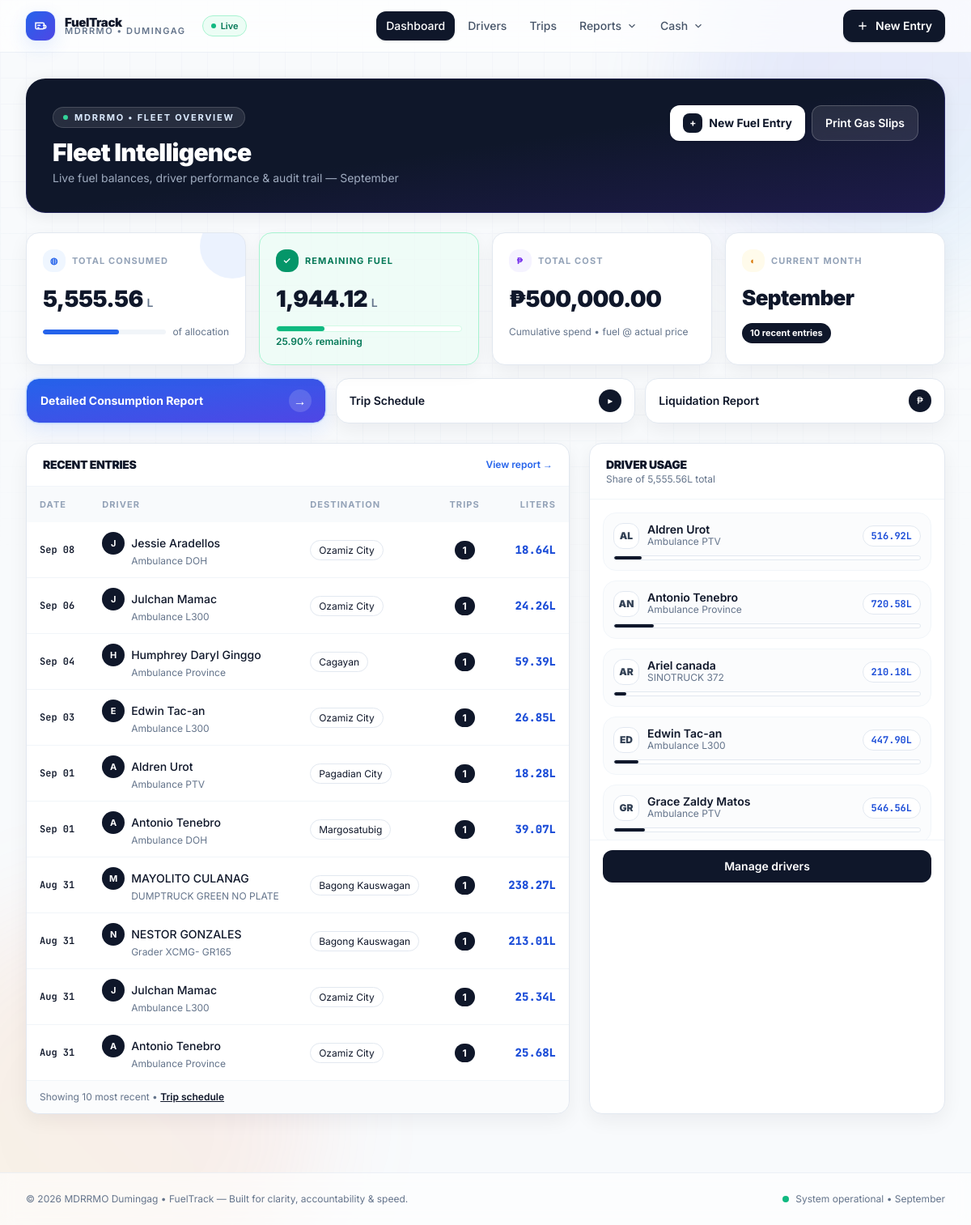
The page / on the database its author committed.
### fuel/models.py (models this page shows, shortened)
class FuelConsumption(models.Model):
    reference_number = models.PositiveIntegerField(default=1)
    AMBULANCE_DESTINATION_CHOICES = [
        ('dipolog', 'Dipolog'),
        ('cagayan', 'Cagayan'),
        ('margosatubig', 'Margosatubig'),
        ('pagadian_city', 'Pagadian City'),
        ('ozamiz_city', 'Ozamiz City'),
        ('zamboanga_city', 'Zamboanga City'),
        ('davao_city', 'Davao City'),
        ('ipil', 'Ipil'),
        ('sindangan', 'Sindangan'),
        ('molave_blancia_hospital', 'Molave Blancia Hospital'),  # New destination
    ]
    HEAVY_EQUIPMENT_DESTINATION_CHOICES = [
        ('local', 'Local Area'),
    ]
    MAHAYAG_SPECIAL_CHOICE = [('mahayag', 'Mahayag Medicare')]
    DESTINATION_CHOICES = AMBULANCE_DESTINATION_CHOICES + HEAVY_EQUIPMENT_DESTINATION_CHOICES + MAHAYAG_SPECIAL_CHOICE
    PURPOSE_CHOICES = [
        ('Transport Patient', 'Transport Patient'),
        ('landslide sinonok', 'Landslide Sinonok'),
        ('landslide bag-ong kauswagan', 'Landslide Bag-ong Kauswagan'),
        ('landslide macasing', 'Landslide Macasing'),
        ('mahayag medicare', 'Mahayag Medicare'),
    ]
    driver = models.ForeignKey('Driver', on_delete=models.CASCADE)
    date = models.DateField()
    trip_number = models.PositiveIntegerField(default=1)
    number_of_trips = models.PositiveIntegerField(default=1)
    purpose = models.CharField(max_length=255, choices=PURPOSE_CHOICES, default="Transport Patient")
    destination = models.CharField(max_length=100, choices=DESTINATION_CHOICES, default='local')
    total_liters = models.FloatField()
    cost = models.FloatField()
    vehicle = models.CharField(max_length=100)
    actual_fuel_price = models.FloatField(default=62.00)  # Default to 62.00 for backward compatibility
    departure_time = models.TimeField(null=True, blank=True)
    arrival_time = models.TimeField(null=True, blank=True)
    return_departure_time = models.TimeField(null=True, blank=True)
    return_arrival_time = models.TimeField(null=True, blank=True)
    starting_balance = models.FloatField(null=True, blank=True)  # Starting fuel in tank
    finished_balance = models.FloatField(null=True, blank=True)  # Ending fuel in tank
    consumed_liters = models.FloatField(null=True, blank=True)  # Fuel consumed during trip
    passenger_name = models.CharField(max_length=255, null=True, blank=True)
    or_number = models.CharField(max_length=50, null=True, blank=True)
    MIN_LITERS_PER_TRIP = 17.69
    MAX_LITERS_PER_TRIP = 26.54
    FUEL_PRICE = 62.00 #per liter
    TOTAL_FUEL_ALLOCATION = 5017.135  # 311062.35 / 62.00 = 5017.135 liters
    DESTINATION_BUDGET_MAP = {
        'dipolog': 2500,
        'cagayan': 5000,
        'margosatubig': 2000,
        'pagadian_city': 1000,
        'ozamiz_city': 1500,
        'zamboanga_city': 5000,
        'davao_city': 5000,
        'ipil': 3500,
        'sindangan': 1500,
        'local': 2000,  # Default budget for local trips
        'molave_blancia_hospital': 800,  # New destination budget
    }
    MAHAYAG_BUDGET_UTILIZATION = 900  # Budget available for mahayag special cases (less than ₱1,000)
    HEAVY_EQUIPMENT_FUEL = 400  # Backhoe and Dumptruck consume 400L each
    class Meta:
        unique_together = ('driver', 'date', 'trip_number')

class Driver(models.Model):
    name = models.CharField(max_length=100, unique=True)
    vehicle = models.CharField(max_length=100)
    class Meta:
        verbose_name = "Driver"
        verbose_name_plural = "Drivers"

### fuel/views.py (the view)
# urls.py: path('', views.DashboardView.as_view(), name='dashboard'),
class DashboardView(ListView):
    template_name = 'fuel/dashboard.html'
    context_object_name = 'fuel_entries'
    def get_queryset(self):
        return FuelConsumption.objects.order_by('-date')[:10]
    def get_context_data(self, **kwargs):
        context = super().get_context_data(**kwargs)
        total_consumed = FuelConsumption.objects.aggregate(
            Sum('total_liters')
        )['total_liters__sum'] or 0
        first_record = FuelConsumption.objects.first()
        if first_record and first_record.actual_fuel_price == 63.00:
            total_fuel = 5444.10  # 342978.36 / 63.00
        else:
            total_fuel = 7499.68
        remaining_fuel = total_fuel - total_consumed
        total_cost = FuelConsumption.objects.aggregate(
            Sum('cost')
        )['cost__sum'] or 0
        context.update({
            'total_consumed': round(total_consumed, 2),
            'remaining_fuel': round(remaining_fuel, 2),
            'remaining_percentage': round((remaining_fuel / total_fuel) * 100, 1),
            'total_cost': round(total_cost, 2),
            'drivers': Driver.objects.annotate(
                total_used=Sum('fuelconsumption__total_liters')
            ),
            'current_month': datetime.now().strftime('%B')
        })
        return context

### fuel/templatetags/custom_filters.py (called while the page is built)
@register.filter
def div(value, arg):
    if value is None or arg is None:
        return 0  # or return an empty string, or any fallback value you'd prefer
    try:
        result = float(value) / float(arg)  # Simple division for price per liter calculation
        return round(result, 2)  # Round to 2 decimal places to avoid floating point precision issues
    except (ValueError, ZeroDivisionError):
        return 0

@register.filter
def multiply(value, arg):
    try:
        return value * arg
    except (ValueError, TypeError):
        return 0

### templates/fuel/dashboard.html (shortened to what this page needs)
{% extends "base.html" %}
{% load custom_filters  humanize %}
{% block content %}
<div class="rounded-[24px] bg-gradient-to-br from-slate-900 to-indigo-900 p-[1px] shadow-card">
    <div class="rounded-[23px] bg-gradient-to-br from-slate-900 via-slate-900 to-indigo-950 p-6 sm:p-8">
        <div class="flex flex-wrap items-start justify-between gap-4">
            <div>
                <p class="inline-flex items-center gap-2 rounded-full border border-white/15 bg-white/10 px-3 py-1 text-[11px] font-bold tracking-[0.16em] text-blue-100 uppercase backdrop-blur">
                    <span class="h-1.5 w-1.5 rounded-full bg-emerald-400"></span> MDRRMO • Fleet Overview
                </p>
                <h1 class="mt-3 text-3xl font-black tracking-tight text-white">Fleet Intelligence</h1>
                <p class="mt-1 text-sm text-blue-100/70">Live fuel balances, driver performance & audit trail — {{ current_month }}</p>
            </div>
            <div class="flex flex-wrap gap-2">
                <a href="{% url 'fuel_new' %}" class="inline-flex items-center gap-2 rounded-xl bg-white px-4 py-2.5 text-sm font-bold text-slate-900 shadow hover:bg-slate-50">
                    <span class="h-6 w-6 rounded-lg bg-slate-900 text-white grid place-items-center text-xs">+</span> New Fuel Entry
                </a>
                <a href="{% url 'gas_slip_print' %}" class="inline-flex items-center gap-2 rounded-xl border border-white/20 bg-white/10 px-4 py-2.5 text-sm font-semibold text-white backdrop-blur hover:bg-white/15">Print Gas Slips</a>
            </div>
        </div>
    </div>
</div>
<div class="mt-6 grid grid-cols-1 sm:grid-cols-2 lg:grid-cols-4 gap-4">
    <div class="rounded-2xl border border-slate-200 bg-white p-5 shadow-soft relative overflow-hidden">
        <div class="absolute -right-6 -top-6 h-20 w-20 rounded-full bg-blue-500/10"></div>
        <p class="text-[11px] font-bold tracking-widest text-slate-400 uppercase flex items-center gap-2">
            <span class="h-7 w-7 rounded-xl bg-blue-50 text-blue-600 grid place-items-center">◍</span> Total Consumed
        </p>
        <p class="mt-3 text-[28px] font-black tracking-tight text-slate-900">{{ total_consumed|floatformat:2|intcomma }} <span class="text-sm font-semibold text-slate-500">L</span></p>
        <div class="mt-3 flex items-center gap-2 text-xs text-slate-500">
            <span class="h-1.5 flex-1 rounded-full bg-slate-100 overflow-hidden"><span class="block h-full w-[62%] rounded-full bg-blue-600"></span></span>
            of allocation
        </div>
    </div>
    <div class="rounded-2xl border border-emerald-200 bg-emerald-50/70 p-5 shadow-soft relative overflow-hidden">
        <p class="text-[11px] font-bold tracking-widest text-emerald-700 uppercase flex items-center gap-2">
            <span class="h-7 w-7 rounded-xl bg-emerald-600 text-white grid place-items-center">✓</span> Remaining Fuel
        </p>
        <p class="mt-3 text-[28px] font-black tracking-tight text-slate-900">{{ remaining_fuel|floatformat:2|intcomma }} <span class="text-sm font-semibold text-slate-500">L</span></p>
        <div class="mt-3 h-2 rounded-full bg-white overflow-hidden border border-emerald-100">
            <div class="h-full rounded-full bg-emerald-500 transition-all" style="width: {{ remaining_percentage|floatformat:2|intcomma }}%"></div>
        </div>
        <p class="mt-1 text-xs font-semibold text-emerald-700">{{ remaining_percentage|floatformat:2|intcomma }}% remaining</p>
    </div>
    <div class="rounded-2xl border border-slate-200 bg-white p-5 shadow-soft">
        <p class="text-[11px] font-bold tracking-widest text-slate-400 uppercase flex items-center gap-2">
            <span class="h-7 w-7 rounded-xl bg-violet-50 text-violet-600 grid place-items-center">₱</span> Total Cost
        </p>
        <p class="mt-3 text-[28px] font-black tracking-tight text-slate-900">₱{{ total_cost|floatformat:2|intcomma }}</p>
        <p class="mt-3 text-xs text-slate-500">Cumulative spend • fuel @ actual price</p>
    </div>
    <div class="rounded-2xl border border-slate-200 bg-white p-5 shadow-soft">
        <p class="text-[11px] font-bold tracking-widest text-slate-400 uppercase flex items-center gap-2">
            <span class="h-7 w-7 rounded-xl bg-amber-50 text-amber-600 grid place-items-center">◐</span> Current Month
        </p>
        <p class="mt-3 text-[26px] font-black tracking-tight text-slate-900">{{ current_month }}</p>
        <p class="mt-3 inline-flex rounded-full bg-slate-900 px-2.5 py-1 text-[11px] font-bold text-white">{{ fuel_entries|length }} recent entries</p>
    </div>
</div>
<div class="mt-4 grid grid-cols-1 sm:grid-cols-3 gap-3">
    <a href="{% url 'fuel_consumption_detailed_report' %}" class="rounded-2xl border border-blue-200 bg-gradient-to-br from-blue-600 to-indigo-600 p-[1px] shadow-glow">
        <span class="flex items-center justify-between rounded-[15px] bg-gradient-to-br from-blue-600 to-indigo-600 px-4 py-3 text-white">
            <span class="text-sm font-bold">Detailed Consumption Report</span><span class="h-7 w-7 rounded-full bg-white/15 grid place-items-center">→</span>
        </span>
    </a>
    <a href="{% url 'trip_schedule' %}" class="rounded-2xl border border-slate-200 bg-white px-4 py-3 flex items-center justify-between hover:bg-slate-50 shadow-soft">
        <span class="text-sm font-semibold text-slate-900">Trip Schedule</span><span class="h-7 w-7 rounded-full bg-slate-900 text-white grid place-items-center text-xs">▸</span>
    </a>
    <a href="{% url 'liquidation_report' %}" class="rounded-2xl border border-slate-200 bg-white px-4 py-3 flex items-center justify-between hover:bg-slate-50 shadow-soft">
        <span class="text-sm font-semibold text-slate-900">Liquidation Report</span><span class="h-7 w-7 rounded-full bg-slate-900 text-white grid place-items-center text-xs">₱</span>
    </a>
</div>
<div class="mt-6 grid grid-cols-1 lg:grid-cols-5 gap-6">
    <div class="lg:col-span-3 rounded-2xl border border-slate-200 bg-white shadow-soft overflow-hidden">
        <div class="flex items-center justify-between border-b border-slate-100 px-5 py-4">
            <h2 class="text-sm font-black tracking-tight uppercase">Recent Entries</h2>
            <a href="{% url 'fuel_consumption_detailed_report' %}" class="text-xs font-semibold text-blue-600 hover:text-blue-700">View report →</a>
        </div>
        <div class="overflow-x-auto">
            <table class="w-full text-sm">
                <thead class="bg-slate-50 text-[11px] font-bold tracking-widest text-slate-400 uppercase">
                    <tr>
                        <th class="px-4 py-3 text-left">Date</th>
                        <th class="px-4 py-3 text-left">Driver</th>
                        <th class="px-4 py-3 text-left">Destination</th>
                        <th class="px-4 py-3 text-center">Trips</th>
                        <th class="px-4 py-3 text-right">Liters</th>
                    </tr>
                </thead>
                <tbody class="divide-y divide-slate-100">
                    {% for entry in fuel_entries %}
                    <tr class="hover:bg-slate-50/80">
                        <td class="px-4 py-3 whitespace-nowrap font-mono text-xs font-semibold">{{ entry.date|date:"M d" }}</td>
                        <td class="px-4 py-3">
                            <span class="inline-flex items-center gap-2">
                                <span class="h-7 w-7 rounded-full bg-slate-900 text-white grid place-items-center text-[11px] font-bold">{{ entry.driver.name|slice:":1" }}</span>
                                <span class="font-medium text-slate-900">{{ entry.driver.name }}</span>
                            </span>
                            <span class="block text-xs text-slate-500 ml-9">{{ entry.vehicle }}</span>
                        </td>
                        <td class="px-4 py-3"><span class="rounded-full border border-slate-200 bg-white px-2.5 py-1 text-xs">{{ entry.get_destination_display|default:"Local" }}</span></td>
                        <td class="px-4 py-3 text-center"><span class="rounded-full bg-slate-900 px-2.5 py-1 text-xs font-bold text-white">{{ entry.number_of_trips }}</span></td>
                        <td class="px-4 py-3 text-right font-mono text-sm font-black text-blue-700">{{ entry.total_liters|floatformat:2|intcomma }}L</td>
                    </tr>
                    {% empty %}
                    <tr><td colspan="5" class="px-6 py-10 text-center text-slate-500">No entries yet — create your first fuel entry.</td></tr>
                    {% endfor %}
                </tbody>
            </table>
        </div>
        <div class="border-t border-slate-100 bg-slate-50/50 px-4 py-3 text-xs text-slate-500">
            Showing {{ fuel_entries|length }} most recent • <a href="{% url 'trip_schedule' %}" class="font-semibold text-slate-900 underline">Trip schedule</a>
        </div>
    </div>
    <div class="lg:col-span-2 rounded-2xl border border-slate-200 bg-white shadow-soft overflow-hidden">
        <div class="border-b border-slate-100 px-5 py-4">
            <h2 class="text-sm font-black tracking-tight uppercase">Driver Usage</h2>
            <p class="text-xs text-slate-500">Share of {{ total_consumed|floatformat:2|intcomma }}L total</p>
        </div>
        <div class="p-4 space-y-3 max-h-[420px] overflow-auto">
            {% for driver in drivers %}
            <div class="rounded-2xl border border-slate-100 bg-slate-50/60 p-3">
                <div class="flex items-center justify-between gap-3">
                    <div class="flex items-center gap-2.5">
                        <span class="h-8 w-8 rounded-xl bg-white border border-slate-200 grid place-items-center text-xs font-black text-slate-700">{{ driver.name|slice:":2"|upper }}</span>
                        <div>
                            <p class="text-sm font-semibold leading-none text-slate-900">{{ driver.name }}</p>
                            <p class="text-xs text-slate-500">{{ driver.vehicle|default:"Fleet" }}</p>
                        </div>
                    </div>
                    <span class="rounded-full bg-white border border-slate-200 px-2.5 py-1 text-xs font-mono font-bold text-blue-700">{{ driver.total_used|default:0|floatformat:2|intcomma }}L</span>
                </div>
                <div class="mt-2 h-1.5 rounded-full bg-white border border-slate-200 overflow-hidden">
                    <div class="h-full rounded-full bg-slate-900" style="width: {{ driver.total_used|div:total_consumed|multiply:100 }}%"></div>
                </div>
            </div>
            {% empty %}
            <p class="py-8 text-center text-sm text-slate-500">No drivers yet.</p>
            {% endfor %}
        </div>
        <div class="border-t border-slate-100 px-4 py-3">
            <a href="{% url 'driver_list' %}" class="inline-flex w-full justify-center rounded-xl bg-slate-900 px-4 py-2.5 text-sm font-semibold text-white hover:bg-black">Manage drivers</a>
        </div>
    </div>
</div>
{% endblock %}

### templates/base.html (style rules this page uses)
* { -webkit-font-smoothing: antialiased; -moz-osx-font-smoothing: grayscale; }
body { font-family: Inter, ui-sans-serif, system-ui; }

### rows shown on the page
FuelConsumption: date "Sep 08", driver.name "J", driver.name "Jessie Aradellos", vehicle "Ambulance DOH", destination "Ozamiz City", number_of_trips "1", total_liters "18.64"
FuelConsumption: date "Sep 06", driver.name "J", driver.name "Julchan Mamac", vehicle "Ambulance L300", destination "Ozamiz City", number_of_trips "1", total_liters "24.26"
FuelConsumption: date "Sep 04", driver.name "H", driver.name "Humphrey Daryl Ginggo", vehicle "Ambulance Province", destination "Cagayan", number_of_trips "1", total_liters "59.39"
FuelConsumption: date "Sep 03", driver.name "E", driver.name "Edwin Tac-an", vehicle "Ambulance L300", destination "Ozamiz City", number_of_trips "1", total_liters "26.85"
FuelConsumption: date "Sep 01", driver.name "A", driver.name "Aldren Urot", vehicle "Ambulance PTV", destination "Pagadian City", number_of_trips "1", total_liters "18.28"
FuelConsumption: date "Sep 01", driver.name "A", driver.name "Antonio Tenebro", vehicle "Ambulance DOH", destination "Margosatubig", number_of_trips "1", total_liters "39.07"
FuelConsumption: date "Aug 31", driver.name "M", driver.name "MAYOLITO CULANAG", vehicle "DUMPTRUCK GREEN NO PLATE", destination "Bagong Kauswagan", number_of_trips "1", total_liters "238.27"
FuelConsumption: date "Aug 31", driver.name "N", driver.name "NESTOR GONZALES", vehicle "Grader XCMG- GR165", destination "Bagong Kauswagan", number_of_trips "1", total_liters "213.01"
FuelConsumption: date "Aug 31", driver.name "J", driver.name "Julchan Mamac", vehicle "Ambulance L300", destination "Ozamiz City", number_of_trips "1", total_liters "25.34"
FuelConsumption: date "Aug 31", driver.name "A", driver.name "Antonio Tenebro", vehicle "Ambulance Province", destination "Ozamiz City", number_of_trips "1", total_liters "25.68"
Driver: name "AL", name "Aldren Urot", vehicle "Ambulance PTV", total_used "516.92"
Driver: name "AN", name "Antonio Tenebro", vehicle "Ambulance Province", total_used "720.58"
Driver: name "AR", name "Ariel canada", vehicle "SINOTRUCK 372", total_used "210.18"
Driver: name "ED", name "Edwin Tac-an", vehicle "Ambulance L300", total_used "447.90"
Driver: name "GR", name "Grace Zaldy Matos", vehicle "Ambulance PTV", total_used "546.56"

### other values the page prints
{{ total_consumed|floatformat:2|intcomma }} "5,555.56"
{{ remaining_fuel|floatformat:2|intcomma }} "1,944.12"
{{ remaining_percentage|floatformat:2|intcomma }} "25.90"
{{ total_cost|floatformat:2|intcomma }} "500,000.00"
{{ fuel_entries|length }} "10"
